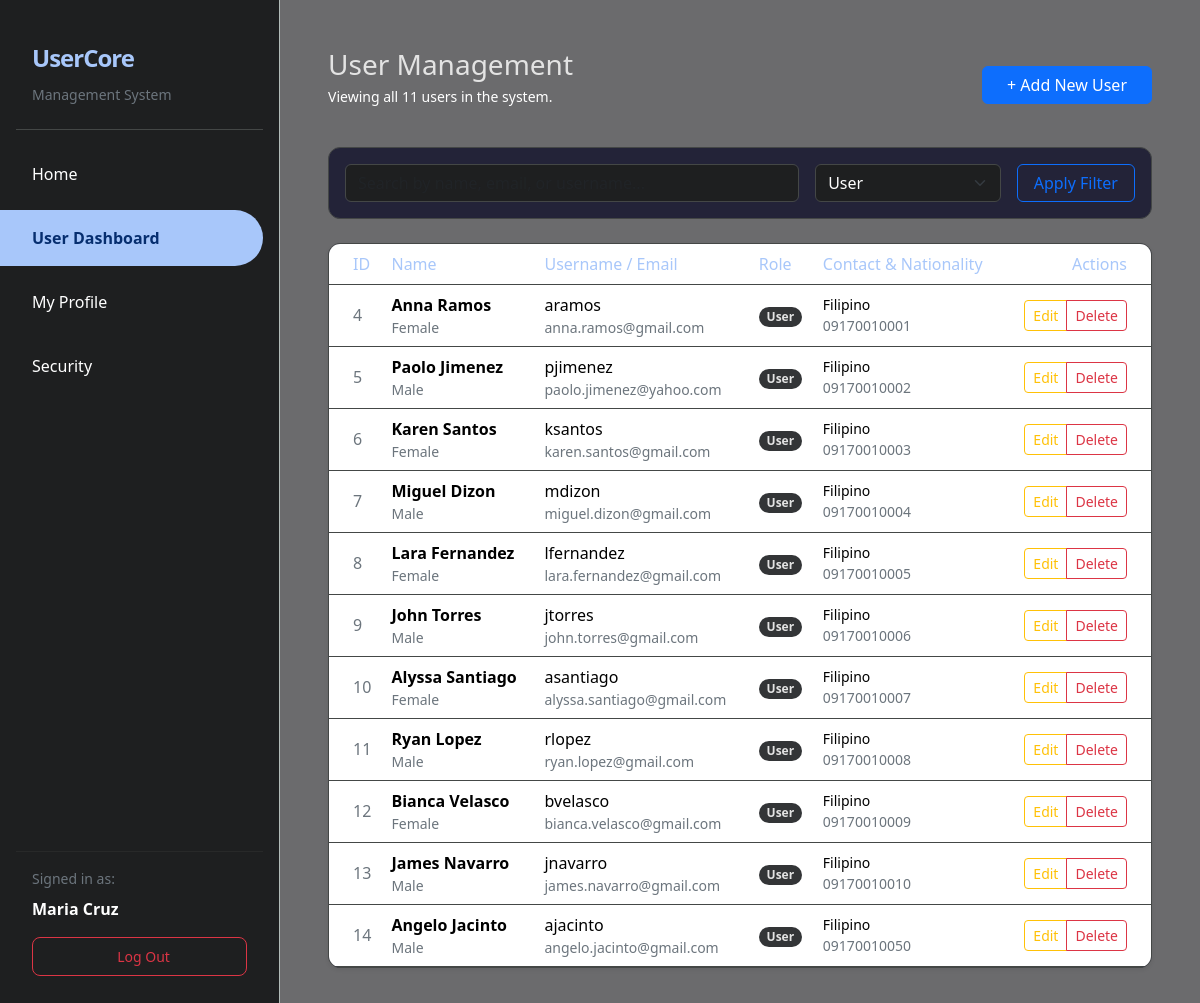
Page /admin_users.php?role_filter=user (signed in) on the committed database.
### tables this page shows
CREATE TABLE `users` (
  `id` int(11) NOT NULL,
  `username` varchar(50) NOT NULL,
  `email` varchar(120) NOT NULL,
  `password_hash` varchar(255) NOT NULL,
  `role` enum('admin','user') NOT NULL DEFAULT 'user',
  `firstname` varchar(60) NOT NULL,
  `lastname` varchar(60) NOT NULL,
  `gender` enum('male','female','other') DEFAULT 'other',
  `nationality` varchar(80) DEFAULT NULL,
  `contact_number` varchar(30) DEFAULT NULL,
  `created_at` timestamp NOT NULL DEFAULT current_timestamp()
);

### public/admin_users.php (the view, shortened to what this page needs)
<?php
require '../components/pdo.php';
$search = trim($_GET['search'] ?? '');
$role_filter = $_GET['role_filter'] ?? '';
$query = "SELECT * FROM users WHERE 1=1";
$params = [];
if ($role_filter !== '') {
    $query .= " AND role = ?";
    $params[] = $role_filter;
}
$query .= " ORDER BY id ASC";
$stmt = $pdo->prepare($query);
$stmt->execute($params);
$users = $stmt->fetchAll();
?>
<!DOCTYPE html>
<html lang="en">
<head>
    <link href="https://cdn.jsdelivr.net/npm/bootstrap@5.3.3/dist/css/bootstrap.min.css" rel="stylesheet">
</head>
<body class="bg-light">
    <div class="d-flex">
        <?php include '../components/sidebar.php'; ?>
        <div class="flex-grow-1 p-5" style="background-color: #6b6b6d; min-height: 100vh;">
            <div class="d-flex justify-content-between align-items-center mb-4">
                <div>
                    <h1 class="h3 mb-1">User Management</h1>
                    <p class="text-white small">Viewing all <?= count($users) ?> users in the system.</p>
                </div>
                <a href="admin_user_create.php" class="btn btn-primary px-4">+ Add New User</a>
            </div>
            <div class="card p-3 mb-4">
                <form class="row g-3">
                    <div class="col-md-7">
                        <input type="text" name="search" class="form-control" placeholder="Search by name, email, or username..." value="<?= htmlspecialchars($search) ?>">
                    </div>
                    <div class="col-md-3">
                        <select name="role_filter" class="form-select">
                            <option value="user" <?= $role_filter == 'user' ? 'selected' : '' ?>>User</option>
                        </select>
                    </div>
                    <div class="col-md-2">
                        <button type="submit" class="btn btn-outline-primary w-100">Apply Filter</button>
                    </div>
                </form>
            </div>
            <div class="card shadow-sm overflow-hidden">
                <div class="table-responsive">
                    <table class="table table-hover mb-0">
                        <thead>
                            <tr>
                                <th class="ps-4">ID</th>
                                <th>Name</th>
                                <th>Username / Email</th>
                                <th>Role</th>
                                <th>Contact & Nationality</th>
                                <th class="text-end pe-4">Actions</th>
                            </tr>
                        </thead>
                        <tbody>
                            <?php foreach ($users as $u): ?>
                            <tr class="align-middle">
                                <td class="ps-4 text-secondary"><?= $u['id'] ?></td>
                                <td>
                                    <div class="fw-bold"><?= htmlspecialchars($u['firstname'].' '.$u['lastname']) ?></div>
                                    <div class="small text-secondary text-capitalize"><?= $u['gender'] ?></div>
                                </td>
                                <td>
                                    <div><?= htmlspecialchars($u['username']) ?></div>
                                    <div class="small text-secondary"><?= htmlspecialchars($u['email']) ?></div>
                                </td>
                                <td>
                                    <span class="badge rounded-pill <?= $u['role'] == 'admin' ? 'badge-admin' : 'badge-user' ?>">
                                        <?= ucfirst($u['role']) ?>
                                    </span>
                                </td>
                                <td>
                                    <div class="small"><?= htmlspecialchars($u['nationality'] ?? 'N/A') ?></div>
                                    <div class="small text-secondary"><?= htmlspecialchars($u['contact_number'] ?? 'No Contact') ?></div>
                                </td>
                                <td class="text-end pe-4">
                                    <div class="btn-group">
                                        <a href="admin_user_edit.php?id=<?= $u['id'] ?>" class="btn btn-sm btn-outline-warning">Edit</a>
                                        <a href="admin_user_delete.php?id=<?= $u['id'] ?>" class="btn btn-sm btn-outline-danger" onclick="return confirm('Permanently delete this user?')">Delete</a>
                                    </div>
                                </td>
                            </tr>
                            <?php endforeach; ?>
                        </tbody>
                    </table>
                </div>
            </div>
        </div>
    </div>
</body>
</html>

### public/admin_users.php (style rules this page uses)
body { color: #e3e3e3; overflow-x: hidden; }
.card { background-color: #232338; border: 1px solid #444746; border-radius: 12px; }
.table { color: #e3e3e3; border-color: #444746; }
.table thead th { border-top: none; color: #a8c7fa; font-weight: 500; }
.form-control, .form-select { background-color: #1e1f20; border: 1px solid #444746; color: white; }
.badge-user { background-color: #333537; color: #e3e3e3; }

### rows in the picture
users: id "4", firstname+lastname "Anna Ramos", gender "Female", username "aramos", email "anna.ramos@gmail.com", role "User", nationality "Filipino", contact_number "09170010001"
users: id "5", firstname+lastname "Paolo Jimenez", gender "Male", username "pjimenez", email "paolo.jimenez@yahoo.com", role "User", nationality "Filipino", contact_number "09170010002"
users: id "6", firstname+lastname "Karen Santos", gender "Female", username "ksantos", email "karen.santos@gmail.com", role "User", nationality "Filipino", contact_number "09170010003"
users: id "7", firstname+lastname "Miguel Dizon", gender "Male", username "mdizon", email "miguel.dizon@gmail.com", role "User", nationality "Filipino", contact_number "09170010004"
users: id "8", firstname+lastname "Lara Fernandez", gender "Female", username "lfernandez", email "lara.fernandez@gmail.com", role "User", nationality "Filipino", contact_number "09170010005"
users: id "9", firstname+lastname "John Torres", gender "Male", username "jtorres", email "john.torres@gmail.com", role "User", nationality "Filipino", contact_number "09170010006"
users: id "10", firstname+lastname "Alyssa Santiago", gender "Female", username "asantiago", email "alyssa.santiago@gmail.com", role "User", nationality "Filipino", contact_number "09170010007"
users: id "11", firstname+lastname "Ryan Lopez", gender "Male", username "rlopez", email "ryan.lopez@gmail.com", role "User", nationality "Filipino", contact_number "09170010008"
users: id "12", firstname+lastname "Bianca Velasco", gender "Female", username "bvelasco", email "bianca.velasco@gmail.com", role "User", nationality "Filipino", contact_number "09170010009"
users: id "13", firstname+lastname "James Navarro", gender "Male", username "jnavarro", email "james.navarro@gmail.com", role "User", nationality "Filipino", contact_number "09170010010"
users: id "14", firstname+lastname "Angelo Jacinto", gender "Male", username "ajacinto", email "angelo.jacinto@gmail.com", role "User", nationality "Filipino", contact_number "09170010050"

### other values in the picture
$fullName "Maria Cruz"
count($users) "11"
